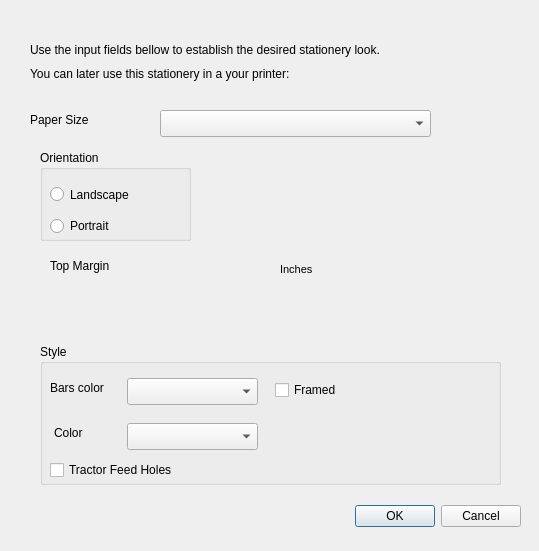
<?xml version="1.0" encoding="UTF-8"?>
<ui version="4.0">
 <class>PaperDialog</class>
 <widget class="QDialog" name="PaperDialog">
  <property name="geometry">
   <rect>
    <x>0</x>
    <y>0</y>
    <width>539</width>
    <height>551</height>
   </rect>
  </property>
  <property name="windowTitle">
   <string>Dialog</string>
  </property>
  <widget class="QDialogButtonBox" name="buttonBox">
   <property name="geometry">
    <rect>
     <x>180</x>
     <y>500</y>
     <width>341</width>
     <height>32</height>
    </rect>
   </property>
   <property name="orientation">
    <enum>Qt::Horizontal</enum>
   </property>
   <property name="standardButtons">
    <set>QDialogButtonBox::Cancel|QDialogButtonBox::Ok</set>
   </property>
  </widget>
  <widget class="QComboBox" name="paperSizeComboBox">
   <property name="geometry">
    <rect>
     <x>160</x>
     <y>110</y>
     <width>271</width>
     <height>27</height>
    </rect>
   </property>
  </widget>
  <widget class="QLabel" name="label">
   <property name="geometry">
    <rect>
     <x>30</x>
     <y>110</y>
     <width>101</width>
     <height>19</height>
    </rect>
   </property>
   <property name="text">
    <string>Paper Size</string>
   </property>
  </widget>
  <widget class="QGroupBox" name="groupBox">
   <property name="geometry">
    <rect>
     <x>40</x>
     <y>150</y>
     <width>151</width>
     <height>91</height>
    </rect>
   </property>
   <property name="title">
    <string>Orientation</string>
   </property>
   <widget class="QRadioButton" name="landscapeRadioButton">
    <property name="geometry">
     <rect>
      <x>10</x>
      <y>24</y>
      <width>111</width>
      <height>41</height>
     </rect>
    </property>
    <property name="text">
     <string>Landscape</string>
    </property>
   </widget>
   <widget class="QRadioButton" name="portraitRadioButton">
    <property name="geometry">
     <rect>
      <x>10</x>
      <y>64</y>
      <width>103</width>
      <height>24</height>
     </rect>
    </property>
    <property name="text">
     <string>Portrait</string>
    </property>
   </widget>
  </widget>
  <widget class="QLabel" name="label_2">
   <property name="geometry">
    <rect>
     <x>50</x>
     <y>256</y>
     <width>91</width>
     <height>19</height>
    </rect>
   </property>
   <property name="text">
    <string>Top Margin</string>
   </property>
  </widget>
  <widget class="QGroupBox" name="groupBox_2">
   <property name="geometry">
    <rect>
     <x>40</x>
     <y>344</y>
     <width>461</width>
     <height>141</height>
    </rect>
   </property>
   <property name="title">
    <string>Style</string>
   </property>
   <widget class="QComboBox" name="barsComboBox">
    <property name="geometry">
     <rect>
      <x>87</x>
      <y>34</y>
      <width>131</width>
      <height>27</height>
     </rect>
    </property>
   </widget>
   <widget class="QLabel" name="label_3">
    <property name="geometry">
     <rect>
      <x>10</x>
      <y>34</y>
      <width>91</width>
      <height>19</height>
     </rect>
    </property>
    <property name="text">
     <string>Bars color</string>
    </property>
   </widget>
   <widget class="QCheckBox" name="framedCheckBox">
    <property name="geometry">
     <rect>
      <x>235</x>
      <y>34</y>
      <width>88</width>
      <height>24</height>
     </rect>
    </property>
    <property name="text">
     <string>Framed</string>
    </property>
   </widget>
   <widget class="QLabel" name="label_4">
    <property name="geometry">
     <rect>
      <x>14</x>
      <y>79</y>
      <width>60</width>
      <height>19</height>
     </rect>
    </property>
    <property name="text">
     <string>Color</string>
    </property>
   </widget>
   <widget class="QComboBox" name="ColorComboBox">
    <property name="geometry">
     <rect>
      <x>87</x>
      <y>79</y>
      <width>131</width>
      <height>27</height>
     </rect>
    </property>
   </widget>
   <widget class="QCheckBox" name="feeedHolesCheckBox">
    <property name="geometry">
     <rect>
      <x>10</x>
      <y>114</y>
      <width>151</width>
      <height>24</height>
     </rect>
    </property>
    <property name="text">
     <string>Tractor Feed Holes</string>
    </property>
   </widget>
  </widget>
  <widget class="QLabel" name="label_5">
   <property name="geometry">
    <rect>
     <x>30</x>
     <y>40</y>
     <width>451</width>
     <height>19</height>
    </rect>
   </property>
   <property name="text">
    <string>Use the input fields bellow to establish the desired stationery look.</string>
   </property>
  </widget>
  <widget class="QLabel" name="label_6">
   <property name="geometry">
    <rect>
     <x>30</x>
     <y>64</y>
     <width>441</width>
     <height>19</height>
    </rect>
   </property>
   <property name="text">
    <string>You can later use this stationery in a your printer:</string>
   </property>
  </widget>
  <widget class="QLabel" name="label_7">
   <property name="geometry">
    <rect>
     <x>280</x>
     <y>260</y>
     <width>41</width>
     <height>19</height>
    </rect>
   </property>
   <property name="font">
    <font>
     <pointsize>8</pointsize>
    </font>
   </property>
   <property name="text">
    <string>Inches</string>
   </property>
  </widget>
 </widget>
 <resources/>
 <connections>
  <connection>
   <sender>buttonBox</sender>
   <signal>accepted()</signal>
   <receiver>PaperDialog</receiver>
   <slot>accept()</slot>
   <hints>
    <hint type="sourcelabel">
     <x>248</x>
     <y>254</y>
    </hint>
    <hint type="destinationlabel">
     <x>157</x>
     <y>274</y>
    </hint>
   </hints>
  </connection>
  <connection>
   <sender>buttonBox</sender>
   <signal>rejected()</signal>
   <receiver>PaperDialog</receiver>
   <slot>reject()</slot>
   <hints>
    <hint type="sourcelabel">
     <x>316</x>
     <y>260</y>
    </hint>
    <hint type="destinationlabel">
     <x>286</x>
     <y>274</y>
    </hint>
   </hints>
  </connection>
 </connections>
</ui>
